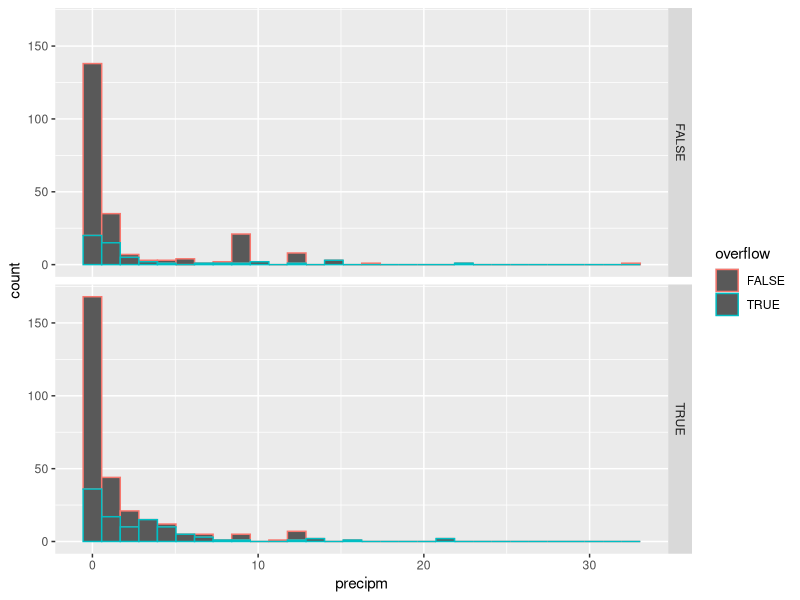
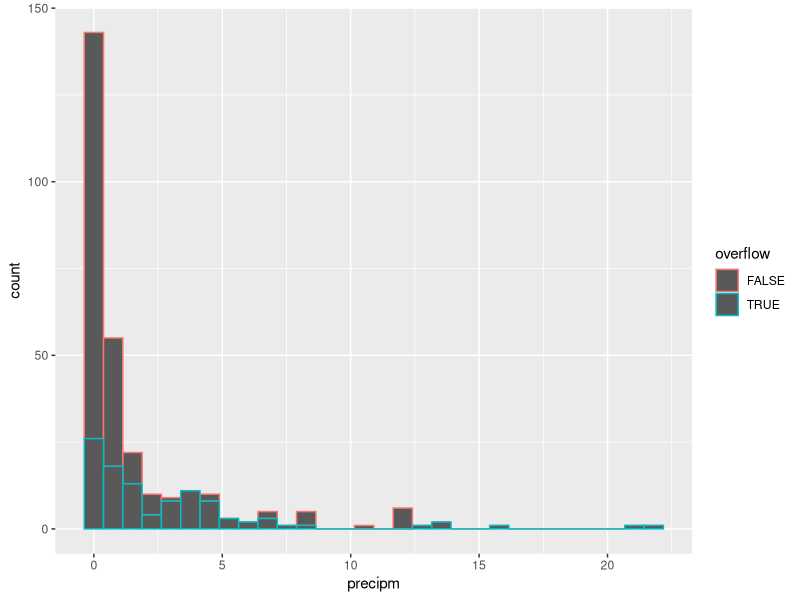
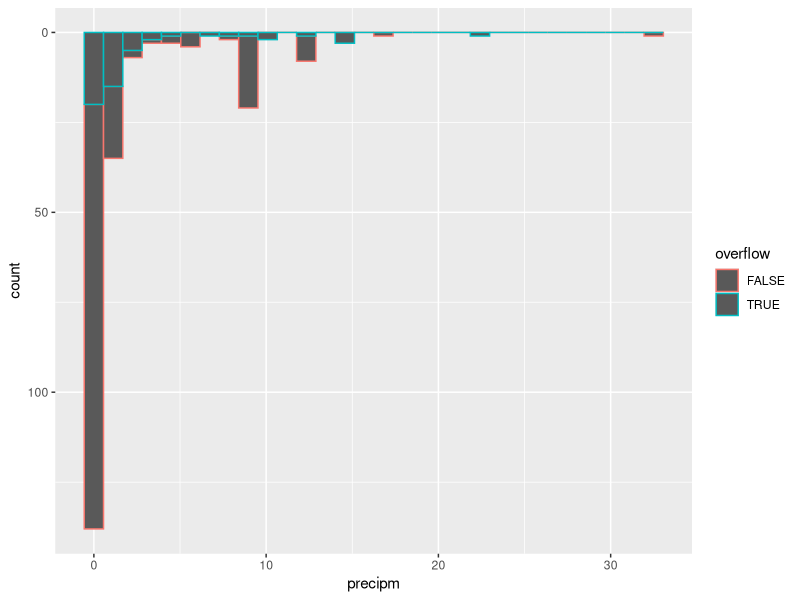
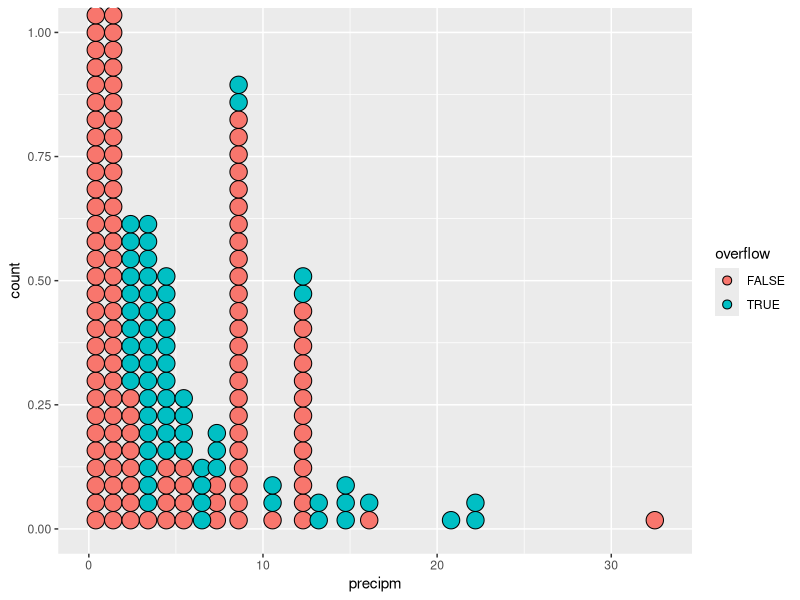
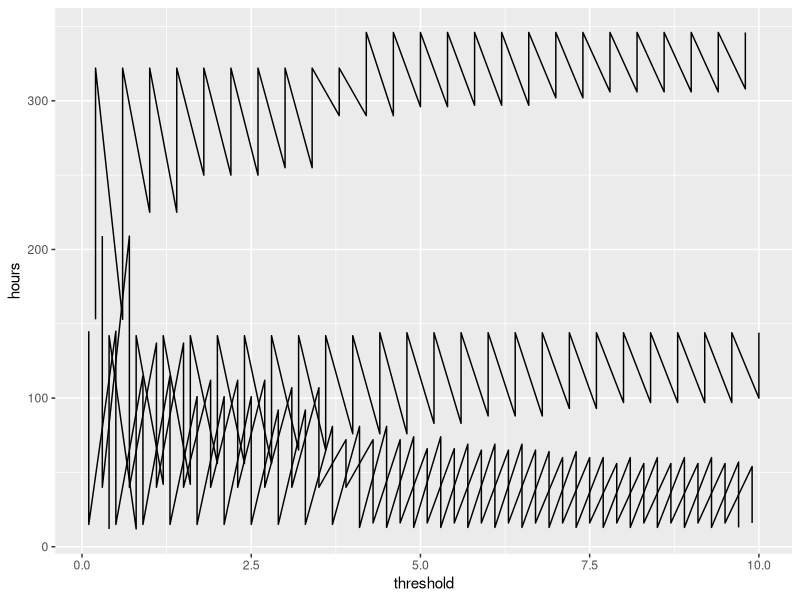
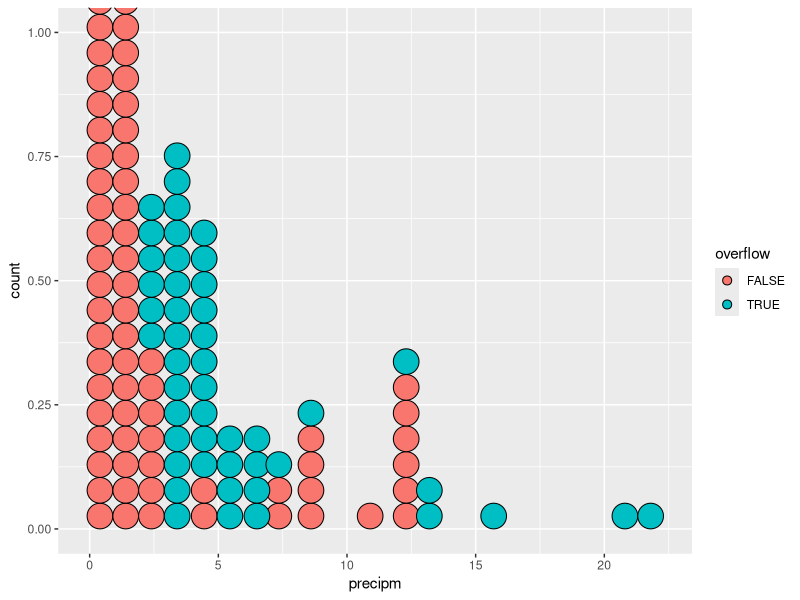
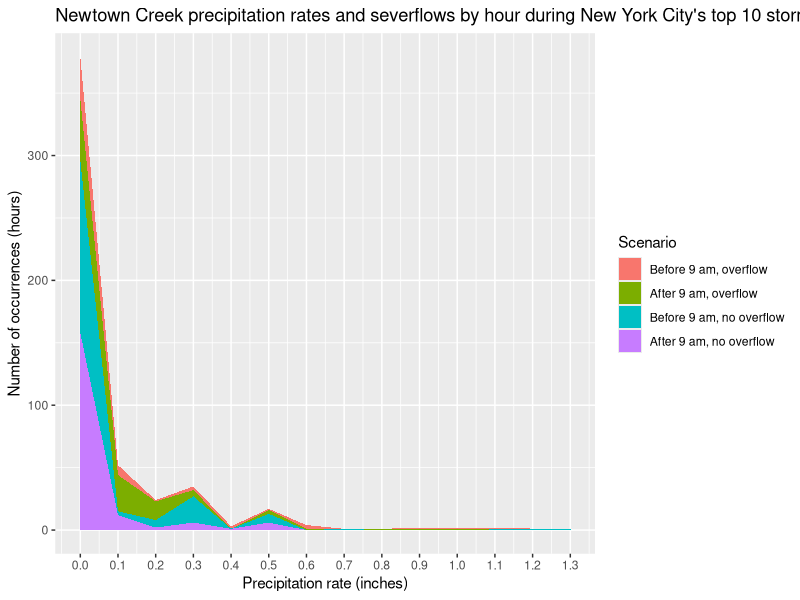

These charts were generated, in order, by the following R code:
#!/usr/bin/env Rscript

library(ggplot2)
library(plyr)

o <- read.csv('api/overflow_dates.csv')
o$datetime <- strptime(o$start_date, format = '%m/%d/%Y') + 3600 * o$hour
o$hour <- NULL
o$start_date <- NULL
o$after.9.am <- as.numeric(strftime(o$datetime, '%H')) > 9
o$overflow <- o$overflow == 'yes'


precip <- read.csv('munge-tom/precip.csv')
overflow <- join(o, precip)

model <- glm(overflow ~ after.9.am * precipm, data = overflow, family = binomial)
summary(model)
print('This model suggests that overflows only only occur after 9 am.')

set.seed(234234)
training.cutoff <- round(nrow(overflow) * 3 / 4)
i <- sample(nrow(overflow))
overflow.training <- overflow[i[1:(training.cutoff - 1)],]
overflow.test <- overflow[i[training.cutoff:nrow(overflow)],]
model.training <- glm(overflow ~ after.9.am * precipm, data = overflow.training, family = binomial)

# When the Y value is zero, the likelihoods of overflowing and of not
# overflowing are the same.
table(overflow.test$overflow, round(predict(model.training, overflow.test, type = 'response'))) 
table(overflow.test$overflow, (predict(model.training, overflow.test) > 0))
print('The model is decent.')

# What's a good threshold?
print('This is a good threshold for precipitation rate. Pay attention to the units.')
print(- (coef(model.training)[1] + coef(model.training)[2]) / coef(model.training)[4])
table(overflow$precipi > 0.2, overflow$overflow, dnn = c('Precip over threshold', 'Sewer overflow'))

thresholds <- (1:100)/10
threshold.performance <- adply(thresholds, 1, function(threshold){
  results <- c(
    correctly_report = nrow(subset(overflow, precipm > threshold & overflow)),
    correctly_avoid_reporting = nrow(subset(overflow, precipm <= threshold & !overflow)),
    accidental_report = nrow(subset(overflow, precipm > threshold & !overflow)),
    missed_report = nrow(subset(overflow, precipm <= threshold & overflow))
  )
  data.frame(
    result = names(results),
    hours = results
  )
})
colnames(threshold.performance)[1] <- 'threshold'
threshold.performance$threshold <- thresholds

p0 <- ggplot(overflow) + aes(x = precipm, color = overflow) + geom_histogram() + facet_grid(after.9.am ~ .)

p1 <- ggplot(subset(overflow, after.9.am)) +
  aes(x = precipm, color = overflow) + geom_histogram()

p2 <- ggplot(subset(overflow, !after.9.am)) +
  scale_y_reverse() +
  aes(x = precipm, color = overflow) + geom_histogram()

p3 <- ggplot(overflow) + aes(x = precipm, fill = overflow) +
  geom_dotplot(binwidth = 1, stackgroups = T, binpositions = 'all')

p4 <- ggplot(threshold.performance) + aes(x = threshold, y = hours, group = result) + geom_line()

p5 <- ggplot(subset(overflow, after.9.am)) + aes(x = precipm, fill = overflow) +
  geom_dotplot(binwidth = 1, stackgroups = T, binpositions = 'all')

# Change '0' to something else based on that other model I ran
# threshold.performance$precipm.adj <- threshold.performance$precipm + 0 * threshold.performance$after.9.am

go <- function(){
pdf('figures/threshold.identification.pdf', width = 16, height = 9)
print(p3)
dev.off()

png('figures/threshold.identification.png', width = 1600, height = 900)
print(p3)
dev.off()

# This one's awesome!
png('figures/threshold.identification-after.9.am.png', width = 1600, height = 900)
print(p5)
dev.off()

png('figures/threshold.performance.png', width = 1600, height = 900)
print(p4)
dev.off()

overflow.sorted <- overflow[order(overflow$overflow),]
stripchart(overflow$precipi ~ overflow$after.9.am, method='stack', pch = 22, bg = overflow$overflow + 1, vertical = T, col = 0)
stripchart(overflow.sorted$precipi ~ overflow.sorted$after.9.am, method='stack', pch = 22, bg = overflow.sorted$overflow + 1, vertical = T, col = 0)
stripchart(overflow.sorted$precipi ~ overflow.sorted$after.9.am + overflow.sorted$overflow,
  method='stack', pch = 22, bg = 1, vertical = T,
  main = 'Sewer overflows in relation to time of day and precipitation rate',
  ylab = 'Precipitation rate (inches)',
  xlab = '', axes = F)
axis(2)
axis(1, at = 1:4, labels = c('Before 9 am, no overflow', 'After 9 am, no overflow', 'Before 9 am, overflow', 'After 9 am, overflow'))
}


library(reshape2)
overflow$precip.factor <- factor(round(overflow$precipi, 1))
overflow.for.graph <- melt(ddply(na.omit(overflow), 'precip.factor', function(df) {
  data.frame(
    no.overflow.before = sum(!df$overflow & !df$after.9.am),
    overflow.before = sum(df$overflow & !df$after.9.am),
    no.overflow.after = sum(!df$overflow & df$after.9.am),
    overflow.after = sum(df$overflow & df$after.9.am)
  )
}), 'precip.factor')
levels(overflow.for.graph$variable) <- c('Before 9 am, no overflow', 'Before 9 am, overflow', 'After 9 am, no overflow', 'After 9 am, overflow')
colnames(overflow.for.graph)[2] <- 'Scenario'
ordering <- c(
  'Before 9 am, overflow',
  'After 9 am, overflow',
  'Before 9 am, no overflow',
  'After 9 am, no overflow'
)

# Why doesn't this work for geom_area ????
overflow.for.graph$Scenario <- factor(overflow.for.graph$Scenario, levels = ordering)
# Oh, maybe it's the data frame ordering
overflow.for.graph <- overflow.for.graph[order(overflow.for.graph$Scenario),]
# Ah, yes! That did it.

overflow.for.graph$precip.factor <- as.numeric(as.character(overflow.for.graph$precip.factor))

p8 <- ggplot(overflow.for.graph) + aes(x = precip.factor, y = value, group = Scenario, fill = Scenario) +
  geom_area(position = 'stack') +
  scale_x_continuous('Precipitation rate (inches)', breaks = (0:20)/10) +
  scale_y_continuous('Number of occurrences (hours)') +
  labs(title = 'Newtown Creek precipitation rates and severflows by hour during New York City\'s top 10 storms of 2011')
